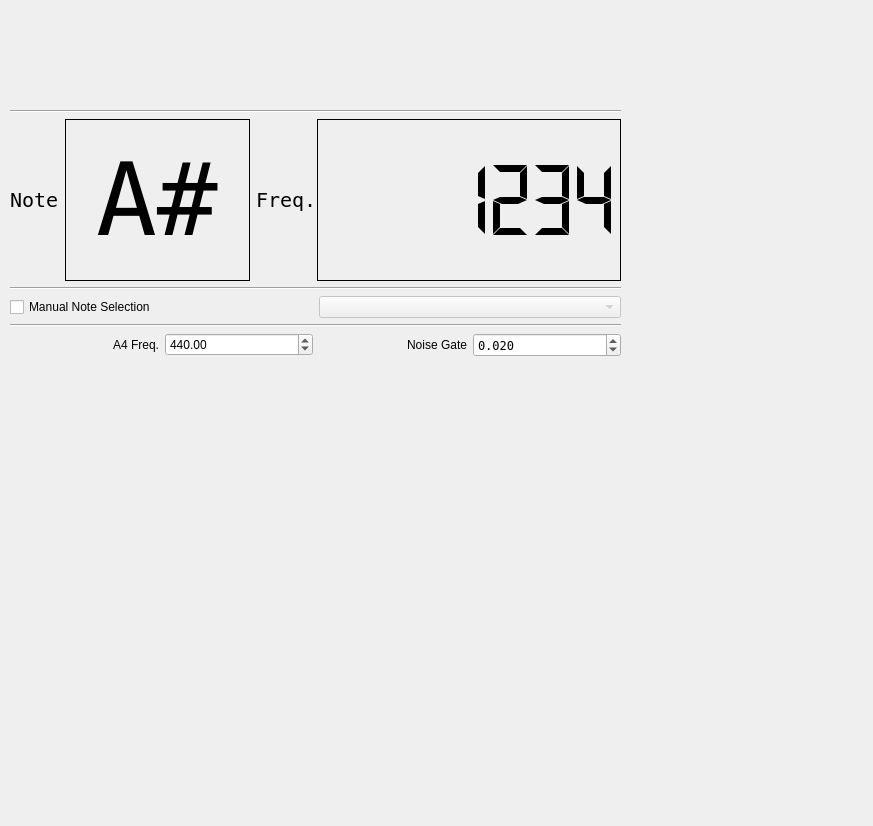
<?xml version="1.0" encoding="UTF-8"?>
<ui version="4.0">
 <class>tunerForm</class>
 <widget class="QWidget" name="tunerForm">
  <property name="geometry">
   <rect>
    <x>0</x>
    <y>0</y>
    <width>873</width>
    <height>826</height>
   </rect>
  </property>
  <property name="windowTitle">
   <string>Form</string>
  </property>
  <widget class="QWidget" name="verticalLayoutWidget">
   <property name="geometry">
    <rect>
     <x>10</x>
     <y>110</y>
     <width>611</width>
     <height>247</height>
    </rect>
   </property>
   <layout class="QVBoxLayout" name="botLayoutFull">
    <item>
     <layout class="QHBoxLayout" name="sharpFlatLayout"/>
    </item>
    <item>
     <widget class="Line" name="line_3">
      <property name="orientation">
       <enum>Qt::Horizontal</enum>
      </property>
     </widget>
    </item>
    <item>
     <layout class="QHBoxLayout" name="horizontalLayout">
      <item>
       <layout class="QHBoxLayout" name="noteDispLayout">
        <item>
         <widget class="QLabel" name="noteLabel">
          <property name="sizePolicy">
           <sizepolicy hsizetype="Minimum" vsizetype="Preferred">
            <horstretch>0</horstretch>
            <verstretch>0</verstretch>
           </sizepolicy>
          </property>
          <property name="font">
           <font>
            <family>DejaVu Sans Mono</family>
            <pointsize>15</pointsize>
            <weight>50</weight>
            <bold>false</bold>
            <kerning>false</kerning>
           </font>
          </property>
          <property name="frameShape">
           <enum>QFrame::NoFrame</enum>
          </property>
          <property name="text">
           <string>Note</string>
          </property>
          <property name="textInteractionFlags">
           <set>Qt::LinksAccessibleByMouse</set>
          </property>
         </widget>
        </item>
        <item>
         <widget class="QLabel" name="noteDisp">
          <property name="sizePolicy">
           <sizepolicy hsizetype="Preferred" vsizetype="Preferred">
            <horstretch>0</horstretch>
            <verstretch>0</verstretch>
           </sizepolicy>
          </property>
          <property name="baseSize">
           <size>
            <width>0</width>
            <height>0</height>
           </size>
          </property>
          <property name="font">
           <font>
            <family>DejaVu Sans Mono</family>
            <pointsize>76</pointsize>
            <weight>50</weight>
            <bold>false</bold>
            <kerning>false</kerning>
           </font>
          </property>
          <property name="frameShape">
           <enum>QFrame::Box</enum>
          </property>
          <property name="text">
           <string>A#</string>
          </property>
          <property name="textInteractionFlags">
           <set>Qt::LinksAccessibleByMouse</set>
          </property>
         </widget>
        </item>
        <item>
         <layout class="QHBoxLayout" name="freqDispLayout">
          <property name="spacing">
           <number>0</number>
          </property>
          <item>
           <widget class="QLabel" name="freqLabel">
            <property name="font">
             <font>
              <family>DejaVu Sans Mono</family>
              <pointsize>15</pointsize>
              <weight>50</weight>
              <bold>false</bold>
              <kerning>false</kerning>
             </font>
            </property>
            <property name="frameShape">
             <enum>QFrame::NoFrame</enum>
            </property>
            <property name="text">
             <string>Freq.</string>
            </property>
            <property name="textInteractionFlags">
             <set>Qt::LinksAccessibleByMouse</set>
            </property>
           </widget>
          </item>
          <item>
           <widget class="QLCDNumber" name="freqDisp">
            <property name="sizePolicy">
             <sizepolicy hsizetype="Expanding" vsizetype="Minimum">
              <horstretch>0</horstretch>
              <verstretch>0</verstretch>
             </sizepolicy>
            </property>
            <property name="font">
             <font>
              <family>DejaVu Sans</family>
              <pointsize>9</pointsize>
              <weight>75</weight>
              <bold>true</bold>
             </font>
            </property>
            <property name="layoutDirection">
             <enum>Qt::LeftToRight</enum>
            </property>
            <property name="autoFillBackground">
             <bool>false</bool>
            </property>
            <property name="frameShape">
             <enum>QFrame::Box</enum>
            </property>
            <property name="frameShadow">
             <enum>QFrame::Plain</enum>
            </property>
            <property name="smallDecimalPoint">
             <bool>false</bool>
            </property>
            <property name="numDigits">
             <number>7</number>
            </property>
            <property name="digitCount">
             <number>7</number>
            </property>
            <property name="mode">
             <enum>QLCDNumber::Dec</enum>
            </property>
            <property name="segmentStyle">
             <enum>QLCDNumber::Flat</enum>
            </property>
            <property name="value" stdset="0">
             <double>1234.000000000000000</double>
            </property>
            <property name="intValue" stdset="0">
             <number>1234</number>
            </property>
           </widget>
          </item>
         </layout>
        </item>
       </layout>
      </item>
     </layout>
    </item>
    <item>
     <widget class="Line" name="line">
      <property name="orientation">
       <enum>Qt::Horizontal</enum>
      </property>
     </widget>
    </item>
    <item>
     <layout class="QHBoxLayout" name="noteSelLayout">
      <item>
       <widget class="QCheckBox" name="autoDetect">
        <property name="enabled">
         <bool>true</bool>
        </property>
        <property name="text">
         <string>Manual Note Selection</string>
        </property>
       </widget>
      </item>
      <item>
       <widget class="QComboBox" name="noteSelBox">
        <property name="enabled">
         <bool>false</bool>
        </property>
       </widget>
      </item>
     </layout>
    </item>
    <item>
     <widget class="Line" name="line_2">
      <property name="orientation">
       <enum>Qt::Horizontal</enum>
      </property>
     </widget>
    </item>
    <item>
     <layout class="QHBoxLayout" name="bottomLayout">
      <item>
       <layout class="QHBoxLayout" name="A4Layout">
        <item>
         <widget class="QLabel" name="A4Label">
          <property name="text">
           <string>A4 Freq.</string>
          </property>
          <property name="alignment">
           <set>Qt::AlignRight|Qt::AlignTrailing|Qt::AlignVCenter</set>
          </property>
         </widget>
        </item>
        <item>
         <widget class="QDoubleSpinBox" name="A4SpinBox">
          <property name="minimum">
           <double>415.000000000000000</double>
          </property>
          <property name="maximum">
           <double>466.000000000000000</double>
          </property>
          <property name="singleStep">
           <double>0.100000000000000</double>
          </property>
          <property name="value">
           <double>440.000000000000000</double>
          </property>
         </widget>
        </item>
       </layout>
      </item>
      <item>
       <layout class="QHBoxLayout" name="noiseGateLayout">
        <item>
         <widget class="QLabel" name="noiseGateLabel">
          <property name="text">
           <string>Noise Gate</string>
          </property>
          <property name="alignment">
           <set>Qt::AlignRight|Qt::AlignTrailing|Qt::AlignVCenter</set>
          </property>
         </widget>
        </item>
        <item>
         <widget class="QDoubleSpinBox" name="noiseGateSpinBox">
          <property name="font">
           <font>
            <family>DejaVu Sans Mono</family>
           </font>
          </property>
          <property name="decimals">
           <number>3</number>
          </property>
          <property name="maximum">
           <double>0.500000000000000</double>
          </property>
          <property name="singleStep">
           <double>0.005000000000000</double>
          </property>
          <property name="value">
           <double>0.020000000000000</double>
          </property>
         </widget>
        </item>
       </layout>
      </item>
     </layout>
    </item>
   </layout>
  </widget>
  <widget class="QWidget" name="strobeFrame" native="true">
   <property name="geometry">
    <rect>
     <x>10</x>
     <y>10</y>
     <width>651</width>
     <height>81</height>
    </rect>
   </property>
  </widget>
 </widget>
 <resources/>
 <connections/>
</ui>
